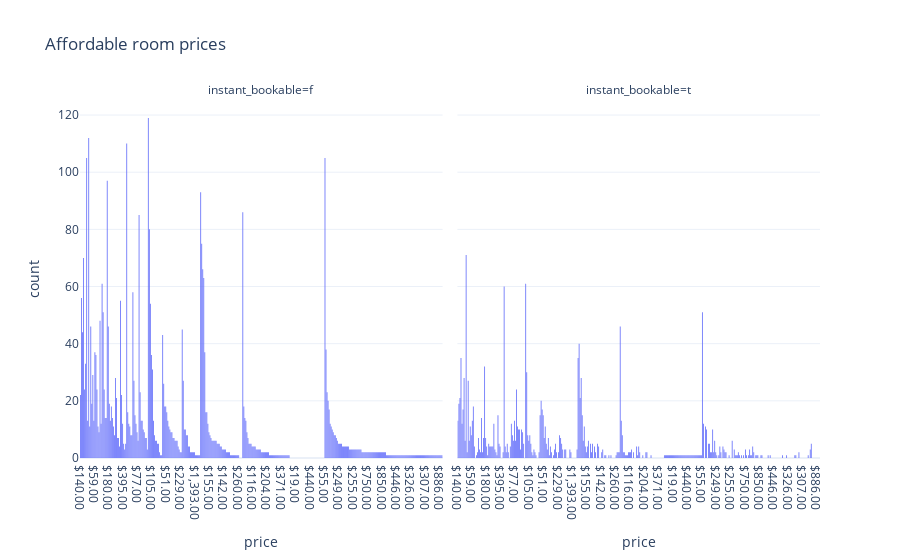

The notebook cell this image was saved under:
### Markdown cell above
#### Qns

### Code cell
room_graph = px.histogram(abnb_queens_df, x="price", facet_col = "instant_bookable",title="Affordable room prices",
                        template="plotly_white").update_xaxes(categoryorder = "total descending")
room_graph.show()

### Figure 1 — Plotly figure (JSON) as saved in the notebook; plotly's stock layout.template omitted (floating-point values rounded to 4 significant figures; data arrays with more than 128 entries replaced by an {"elided": "..."} marker saying what was removed)
{"data": [{"alignmentgroup": "True", "bingroup": "x", "hovertemplate": "instant_bookable=f<br>price=%{x}<br>count=%{y}<extra></extra>", "legendgroup": "", "marker": {"color": "#636efa", "pattern": {"shape": ""}}, "name": "", "offsetgroup": "", "orientation": "v", "showlegend": false, "type": "histogram", "x": {"elided": "3683 str values"}, "xaxis": "x", "yaxis": "y"}, {"alignmentgroup": "True", "bingroup": "x", "hovertemplate": "instant_bookable=t<br>price=%{x}<br>count=%{y}<extra></extra>", "legendgroup": "", "marker": {"color": "#636efa", "pattern": {"shape": ""}}, "name": "", "offsetgroup": "", "orientation": "v", "showlegend": false, "type": "histogram", "x": {"elided": "1495 str values"}, "xaxis": "x2", "yaxis": "y2"}], "layout": {"annotations": [{"font": {}, "showarrow": false, "text": "instant_bookable=f", "x": 0.245, "xanchor": "center", "xref": "paper", "y": 1, "yanchor": "bottom", "yref": "paper"}, {"font": {}, "showarrow": false, "text": "instant_bookable=t", "x": 0.755, "xanchor": "center", "xref": "paper", "y": 1, "yanchor": "bottom", "yref": "paper"}], "barmode": "relative", "legend": {"tracegroupgap": 0}, "title": {"text": "Affordable room prices"}, "xaxis": {"anchor": "y", "categoryorder": "total descending", "domain": [0, 0.49], "title": {"text": "price"}}, "xaxis2": {"anchor": "y2", "categoryorder": "total descending", "domain": [0.51, 1], "matches": "x", "title": {"text": "price"}}, "yaxis": {"anchor": "x", "domain": [0, 1], "title": {"text": "count"}}, "yaxis2": {"anchor": "x2", "domain": [0, 1], "matches": "y", "showticklabels": false}}}
